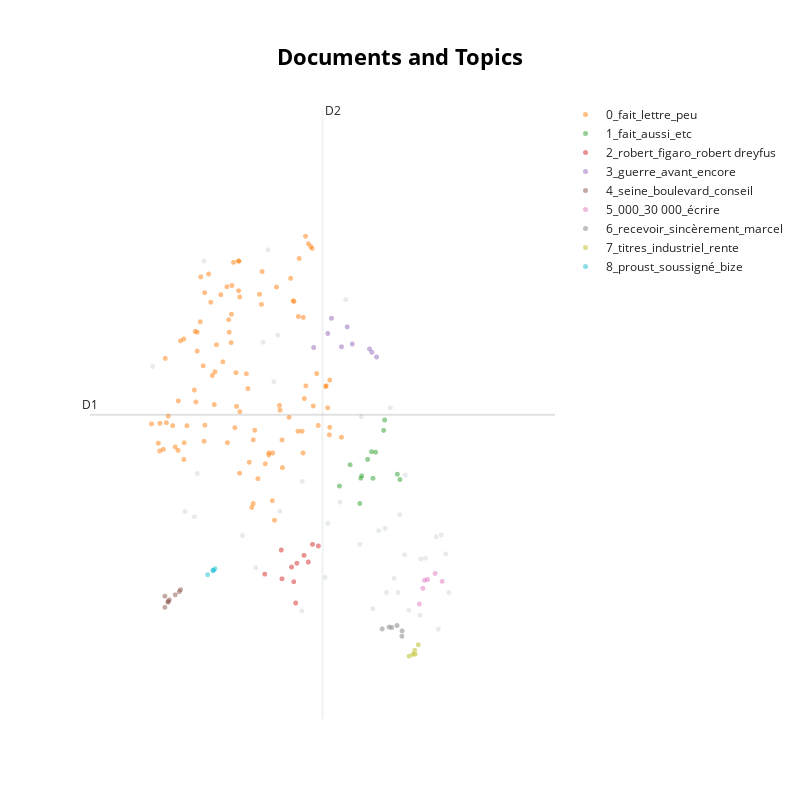

Here is the notebook cell this chart was saved with:
### Code cell
fig = topic_model.visualize_documents(dfUMAP['texte_lettre'].to_list(), reduced_embeddings=reduced_embeddings, width=800, height=800, hide_annotations=True)
fig.show()
